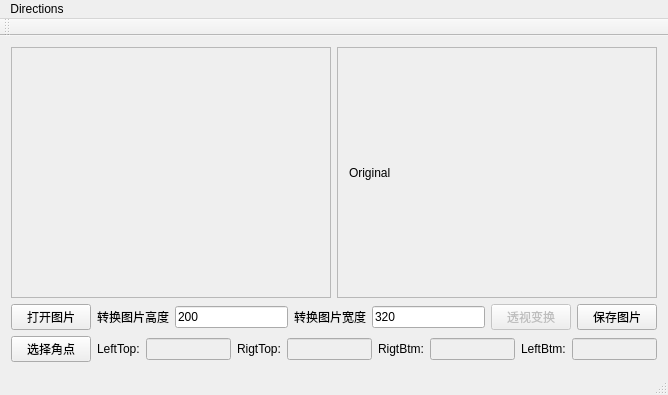
<?xml version="1.0" encoding="UTF-8"?>
<ui version="4.0">
 <class>MainWindow</class>
 <widget class="QMainWindow" name="MainWindow">
  <property name="geometry">
   <rect>
    <x>0</x>
    <y>0</y>
    <width>668</width>
    <height>395</height>
   </rect>
  </property>
  <property name="maximumSize">
   <size>
    <width>1300</width>
    <height>770</height>
   </size>
  </property>
  <property name="windowTitle">
   <string>MainWindow</string>
  </property>
  <widget class="QWidget" name="centralWidget">
   <property name="maximumSize">
    <size>
     <width>1300</width>
     <height>770</height>
    </size>
   </property>
   <layout class="QVBoxLayout" name="verticalLayout_3">
    <item>
     <layout class="QVBoxLayout" name="verticalLayout_2">
      <item>
       <layout class="QHBoxLayout" name="horizontalLayout_3">
        <item>
         <widget class="QScrollArea" name="scrollArea">
          <property name="sizePolicy">
           <sizepolicy hsizetype="Preferred" vsizetype="Preferred">
            <horstretch>0</horstretch>
            <verstretch>0</verstretch>
           </sizepolicy>
          </property>
          <property name="minimumSize">
           <size>
            <width>320</width>
            <height>240</height>
           </size>
          </property>
          <property name="maximumSize">
           <size>
            <width>640</width>
            <height>16777215</height>
           </size>
          </property>
          <property name="widgetResizable">
           <bool>true</bool>
          </property>
          <widget class="QWidget" name="scrollAreaWidgetContents">
           <property name="geometry">
            <rect>
             <x>0</x>
             <y>0</y>
             <width>318</width>
             <height>238</height>
            </rect>
           </property>
          </widget>
         </widget>
        </item>
        <item>
         <widget class="QScrollArea" name="scrollArea_2">
          <property name="sizePolicy">
           <sizepolicy hsizetype="Preferred" vsizetype="Preferred">
            <horstretch>0</horstretch>
            <verstretch>0</verstretch>
           </sizepolicy>
          </property>
          <property name="minimumSize">
           <size>
            <width>320</width>
            <height>240</height>
           </size>
          </property>
          <property name="maximumSize">
           <size>
            <width>640</width>
            <height>16777215</height>
           </size>
          </property>
          <property name="widgetResizable">
           <bool>true</bool>
          </property>
          <widget class="QWidget" name="scrollAreaWidgetContents_3">
           <property name="geometry">
            <rect>
             <x>0</x>
             <y>0</y>
             <width>318</width>
             <height>238</height>
            </rect>
           </property>
           <layout class="QHBoxLayout" name="horizontalLayout_4">
            <item>
             <widget class="QLabel" name="labelimage">
              <property name="maximumSize">
               <size>
                <width>1024</width>
                <height>576</height>
               </size>
              </property>
              <property name="text">
               <string>Original</string>
              </property>
             </widget>
            </item>
           </layout>
          </widget>
         </widget>
        </item>
       </layout>
      </item>
      <item>
       <layout class="QVBoxLayout" name="verticalLayout">
        <item>
         <layout class="QHBoxLayout" name="horizontalLayout">
          <item>
           <widget class="QPushButton" name="pushButton_open">
            <property name="text">
             <string>打开图片</string>
            </property>
           </widget>
          </item>
          <item>
           <widget class="QLabel" name="label_height">
            <property name="text">
             <string>&lt;html&gt;&lt;head/&gt;&lt;body&gt;&lt;p align=&quot;center&quot;&gt;转换图片高度&lt;/p&gt;&lt;/body&gt;&lt;/html&gt;</string>
            </property>
           </widget>
          </item>
          <item>
           <widget class="QLineEdit" name="lineEdit_height">
            <property name="text">
             <string>200</string>
            </property>
           </widget>
          </item>
          <item>
           <widget class="QLabel" name="label_width">
            <property name="text">
             <string>&lt;html&gt;&lt;head/&gt;&lt;body&gt;&lt;p align=&quot;center&quot;&gt;转换图片宽度&lt;/p&gt;&lt;/body&gt;&lt;/html&gt;</string>
            </property>
           </widget>
          </item>
          <item>
           <widget class="QLineEdit" name="lineEdit_width">
            <property name="text">
             <string>320</string>
            </property>
           </widget>
          </item>
          <item>
           <widget class="QPushButton" name="pushButton_perspective">
            <property name="enabled">
             <bool>false</bool>
            </property>
            <property name="text">
             <string>透视变换</string>
            </property>
           </widget>
          </item>
          <item>
           <widget class="QPushButton" name="pushButton_save">
            <property name="text">
             <string>保存图片</string>
            </property>
           </widget>
          </item>
         </layout>
        </item>
        <item>
         <layout class="QHBoxLayout" name="horizontalLayout_2">
          <item>
           <widget class="QPushButton" name="pushButton_choose">
            <property name="text">
             <string>选择角点</string>
            </property>
            <property name="checkable">
             <bool>true</bool>
            </property>
            <property name="checked">
             <bool>false</bool>
            </property>
            <property name="flat">
             <bool>false</bool>
            </property>
           </widget>
          </item>
          <item>
           <widget class="QLabel" name="label_LT">
            <property name="text">
             <string>LeftTop:</string>
            </property>
           </widget>
          </item>
          <item>
           <widget class="QLineEdit" name="lineEdit_LT">
            <property name="enabled">
             <bool>false</bool>
            </property>
           </widget>
          </item>
          <item>
           <widget class="QLabel" name="label_RT">
            <property name="text">
             <string>RigtTop:</string>
            </property>
           </widget>
          </item>
          <item>
           <widget class="QLineEdit" name="lineEdit_RT">
            <property name="enabled">
             <bool>false</bool>
            </property>
           </widget>
          </item>
          <item>
           <widget class="QLabel" name="label_RB">
            <property name="text">
             <string>RigtBtm:</string>
            </property>
           </widget>
          </item>
          <item>
           <widget class="QLineEdit" name="lineEdit_RB">
            <property name="enabled">
             <bool>false</bool>
            </property>
           </widget>
          </item>
          <item>
           <widget class="QLabel" name="label_LB">
            <property name="text">
             <string>LeftBtm:</string>
            </property>
           </widget>
          </item>
          <item>
           <widget class="QLineEdit" name="lineEdit_LB">
            <property name="enabled">
             <bool>false</bool>
            </property>
           </widget>
          </item>
         </layout>
        </item>
       </layout>
      </item>
     </layout>
    </item>
   </layout>
   <zorder></zorder>
  </widget>
  <widget class="QMenuBar" name="menuBar">
   <property name="geometry">
    <rect>
     <x>0</x>
     <y>0</y>
     <width>668</width>
     <height>23</height>
    </rect>
   </property>
   <widget class="QMenu" name="menuDirections">
    <property name="title">
     <string>Directions</string>
    </property>
    <addaction name="actionAbout"/>
    <addaction name="actionSpecifications"/>
   </widget>
   <addaction name="menuDirections"/>
  </widget>
  <widget class="QToolBar" name="mainToolBar">
   <attribute name="toolBarArea">
    <enum>TopToolBarArea</enum>
   </attribute>
   <attribute name="toolBarBreak">
    <bool>false</bool>
   </attribute>
  </widget>
  <widget class="QStatusBar" name="statusBar"/>
  <action name="actionAbout">
   <property name="text">
    <string>About...</string>
   </property>
  </action>
  <action name="actionSpecifications">
   <property name="text">
    <string>Specifications</string>
   </property>
  </action>
 </widget>
 <layoutdefault spacing="6" margin="11"/>
 <resources/>
 <connections/>
</ui>
